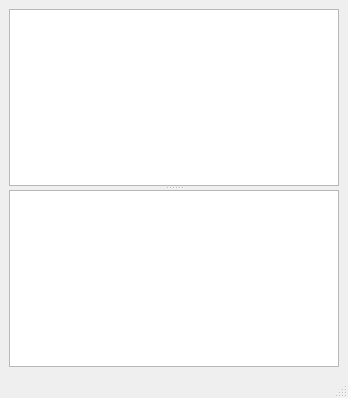
<?xml version="1.0" encoding="UTF-8"?>
<ui version="4.0">
 <class>MainWindow</class>
 <widget class="QMainWindow" name="MainWindow">
  <property name="geometry">
   <rect>
    <x>0</x>
    <y>0</y>
    <width>348</width>
    <height>398</height>
   </rect>
  </property>
  <property name="windowTitle">
   <string>MainWindow</string>
  </property>
  <widget class="QWidget" name="centralwidget">
   <layout class="QGridLayout" name="gridLayout">
    <item row="0" column="0">
     <widget class="QSplitter" name="splitter">
      <property name="orientation">
       <enum>Qt::Vertical</enum>
      </property>
      <widget class="OptionList" name="listWidget"/>
      <widget class="QGraphicsView" name="graphicsView"/>
     </widget>
    </item>
   </layout>
  </widget>
  <widget class="QMenuBar" name="menubar">
   <property name="geometry">
    <rect>
     <x>0</x>
     <y>0</y>
     <width>348</width>
     <height>22</height>
    </rect>
   </property>
  </widget>
  <widget class="QStatusBar" name="statusbar"/>
 </widget>
 <customwidgets>
  <customwidget>
   <class>OptionList</class>
   <extends>QListWidget</extends>
   <header location="global">optionlist.h</header>
  </customwidget>
 </customwidgets>
 <resources/>
 <connections/>
</ui>
